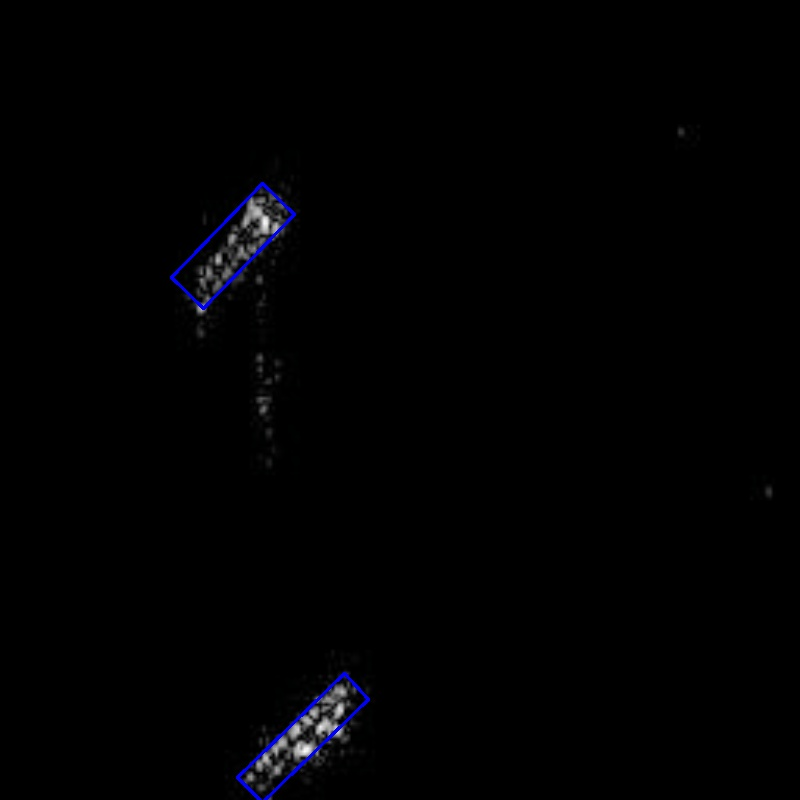
#> input picture debug_vis.jpg, 800 x 800 px
$ python vis_random_samples.py --vis-dirs .. --out-dir out
#> lines starting #> are read from the running program, lines starting #| are printed output that depends on the picture
from __future__ import annotations

import argparse
import random
import sys
from pathlib import Path

from PIL import Image, ImageDraw, ImageFont


def _log(msg: str) -> None:
    print(f"[vis_random_samples] {msg}")


def _err(msg: str) -> None:
    print(f"[vis_random_samples] ERROR: {msg}", file=sys.stderr)


def _list_images(dir_path: Path) -> dict[str, Path]:
    exts = {".jpg", ".jpeg", ".png", ".bmp"}
    out: dict[str, Path] = {}
    for p in dir_path.iterdir():
        if not p.is_file():
            continue
        if p.suffix.lower() not in exts:
            continue
        out[p.name] = p
    return out


def _safe_font() -> ImageFont.ImageFont:
    try:
        return ImageFont.load_default()
    except Exception:
        return None  # type: ignore[return-value]


def _hstack_with_header(images: list[Image.Image], labels: list[str], title: str) -> Image.Image:
    if len(images) != len(labels):
        raise ValueError("images/labels length mismatch")
    if not images:
        raise ValueError("no images to stack")

    target_h = min(im.height for im in images)
    resized: list[Image.Image] = []
    for im in images:
        if im.height == target_h:
            resized.append(im)
            continue
        w = max(1, int(im.width * (target_h / im.height)))
        resized.append(im.resize((w, target_h), resample=Image.BILINEAR))

    pad = 6
    header_h = 40
    total_w = sum(im.width for im in resized) + pad * (len(resized) + 1)
    total_h = header_h + target_h + pad * 2

    canvas = Image.new("RGB", (total_w, total_h), color=(20, 20, 20))
    draw = ImageDraw.Draw(canvas)
    font = _safe_font()

    draw.text((pad, 6), title, fill=(240, 240, 240), font=font)

    x = pad
    for im, lab in zip(resized, labels, strict=True):
        draw.text((x, header_h - 18), lab, fill=(220, 220, 220), font=font)
        canvas.paste(im, (x, header_h))
        x += im.width + pad

    return canvas


def main() -> int:
    parser = argparse.ArgumentParser()
    parser.add_argument("--vis-dirs", nargs="+", required=True, help="One or more show-dir folders")
    parser.add_argument("--num", type=int, default=8, help="Number of random samples")
    parser.add_argument("--seed", type=int, default=42, help="RNG seed for sampling")
    parser.add_argument("--out-dir", required=True, help="Output directory")
    parser.add_argument(
        "--labels",
        nargs="*",
        default=[],
        help="Optional labels for each vis-dir (defaults to folder name)",
    )
    args = parser.parse_args()

    vis_dirs = [Path(p).resolve() for p in args.vis_dirs]
    for d in vis_dirs:
        if not d.is_dir():
            _err(f"not a dir: {d}")
            return 2

    labels = list(args.labels)
    if labels and len(labels) != len(vis_dirs):
        _err("--labels length must match --vis-dirs length (or omit --labels)")
        return 2
    if not labels:
        labels = [d.name for d in vis_dirs]

    pools = [_list_images(d) for d in vis_dirs]
    common_names = set(pools[0].keys())
    for p in pools[1:]:
        common_names &= set(p.keys())

    common = sorted(common_names)
    if not common:
        _err("no common image filenames across all --vis-dirs")
        return 3

    if args.num <= 0:
        _err("--num must be > 0")
        return 2

    rng = random.Random(args.seed)
    picks = rng.sample(common, k=min(args.num, len(common)))

    out_dir = Path(args.out_dir).resolve()
    out_dir.mkdir(parents=True, exist_ok=True)

    for i, name in enumerate(picks):
        ims: list[Image.Image] = []
        for p in pools:
            ims.append(Image.open(p[name]).convert("RGB"))

        title = f"{i+1}/{len(picks)}  {name}"
        stacked = _hstack_with_header(ims, labels, title)
#> in _hstack_with_header, `target_h = min(im.height for im in images)`: target_h = 800
#> the loop in _hstack_with_header, `for im in images:` made 1 pass
#> after the loop in _hstack_with_header, `for im in images:`: resized = 1 item
#> in _hstack_with_header, `total_w = sum(im.width for im in resized) + pad * (len(resized) + 1)`: total_w = 812
#> in _hstack_with_header, `total_h = header_h + target_h + pad * 2`: total_h = 852
#> in _hstack_with_header, `canvas = Image.new("RGB", (total_w, total_h), color=(20, 20, 20))`: canvas: PIL image 812x852 RGB; every value is 20
#> the loop in _hstack_with_header, `for im, lab in zip(resized, labels, strict=True):` made 1 pass
#> (lab, x) on pass 1: ('t0', 812)
#> after the loop in _hstack_with_header, `for im, lab in zip(resized, labels, strict=True):`:
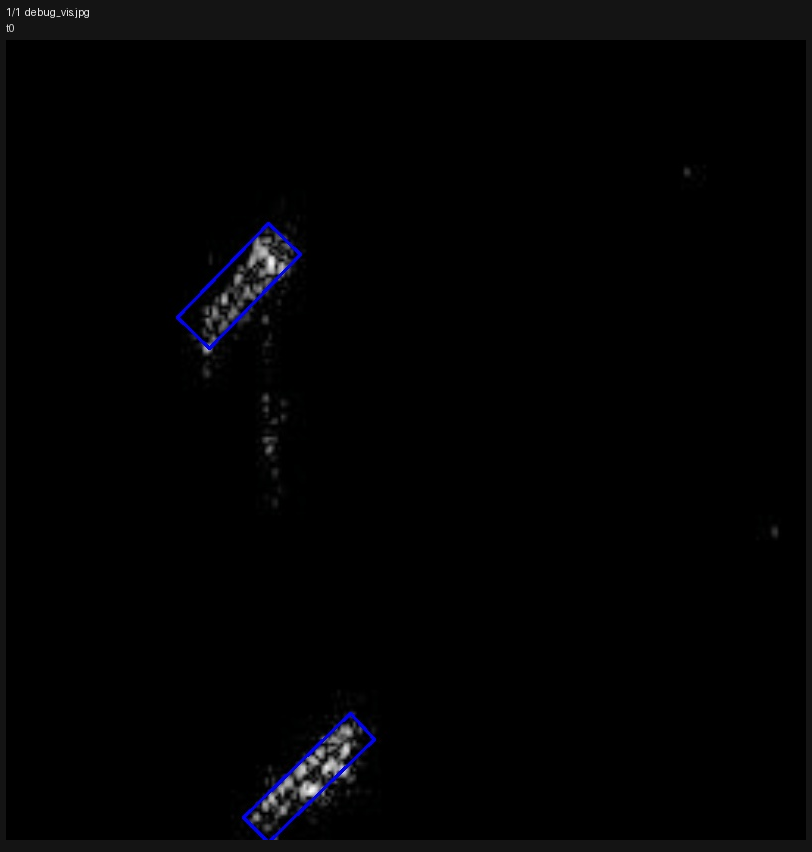
#> canvas: PIL image 812x852 RGB; mean R, G, B 2.7, 2.7, 3.5
#> after the loop in _hstack_with_header, `for im, lab in zip(resized, labels, strict=True):`: x = 812
        out_path = out_dir / f"sample_{i+1:03d}_{Path(name).stem}.png"
        stacked.save(out_path)

    _log(f"wrote: {out_dir} samples={len(picks)}")
    return 0


if __name__ == "__main__":
    raise SystemExit(main())
#> (the program exits here)
